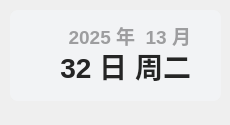
<?xml version="1.0" encoding="UTF-8"?>
<ui version="4.0">
 <class>Form</class>
 <widget class="QWidget" name="Form">
  <property name="geometry">
   <rect>
    <x>0</x>
    <y>0</y>
    <width>230</width>
    <height>125</height>
   </rect>
  </property>
  <property name="minimumSize">
   <size>
    <width>0</width>
    <height>0</height>
   </size>
  </property>
  <property name="maximumSize">
   <size>
    <width>16777215</width>
    <height>65536</height>
   </size>
  </property>
  <property name="windowTitle">
   <string>Form</string>
  </property>
  <widget class="QLabel" name="date_text">
   <property name="geometry">
    <rect>
     <x>30</x>
     <y>20</y>
     <width>161</width>
     <height>31</height>
    </rect>
   </property>
   <property name="font">
    <font>
     <family>Microsoft YaHei UI</family>
     <pointsize>14</pointsize>
     <weight>75</weight>
     <bold>true</bold>
    </font>
   </property>
   <property name="styleSheet">
    <string notr="true">color: rgba(0, 0, 0, 90);
font-weight: bold;</string>
   </property>
   <property name="text">
    <string>2025 年  13 月</string>
   </property>
   <property name="textFormat">
    <enum>Qt::PlainText</enum>
   </property>
   <property name="alignment">
    <set>Qt::AlignRight|Qt::AlignTrailing|Qt::AlignVCenter</set>
   </property>
  </widget>
  <widget class="QLabel" name="day_text">
   <property name="geometry">
    <rect>
     <x>40</x>
     <y>40</y>
     <width>151</width>
     <height>51</height>
    </rect>
   </property>
   <property name="font">
    <font>
     <family>Microsoft YaHei UI</family>
     <pointsize>21</pointsize>
     <weight>75</weight>
     <bold>true</bold>
    </font>
   </property>
   <property name="styleSheet">
    <string notr="true">border: none;
color: rgba(37, 37, 37, 255);
font-weight: bold</string>
   </property>
   <property name="text">
    <string>32 日 周二</string>
   </property>
   <property name="textFormat">
    <enum>Qt::PlainText</enum>
   </property>
   <property name="alignment">
    <set>Qt::AlignRight|Qt::AlignTrailing|Qt::AlignVCenter</set>
   </property>
  </widget>
  <widget class="QLabel" name="label">
   <property name="geometry">
    <rect>
     <x>10</x>
     <y>10</y>
     <width>211</width>
     <height>91</height>
    </rect>
   </property>
   <property name="styleSheet">
    <string notr="true">background-color: rgba(242, 243, 245, 242);
border-radius: 8px</string>
   </property>
   <property name="text">
    <string/>
   </property>
  </widget>
  <zorder>label</zorder>
  <zorder>date_text</zorder>
  <zorder>day_text</zorder>
 </widget>
 <resources/>
 <connections/>
</ui>
